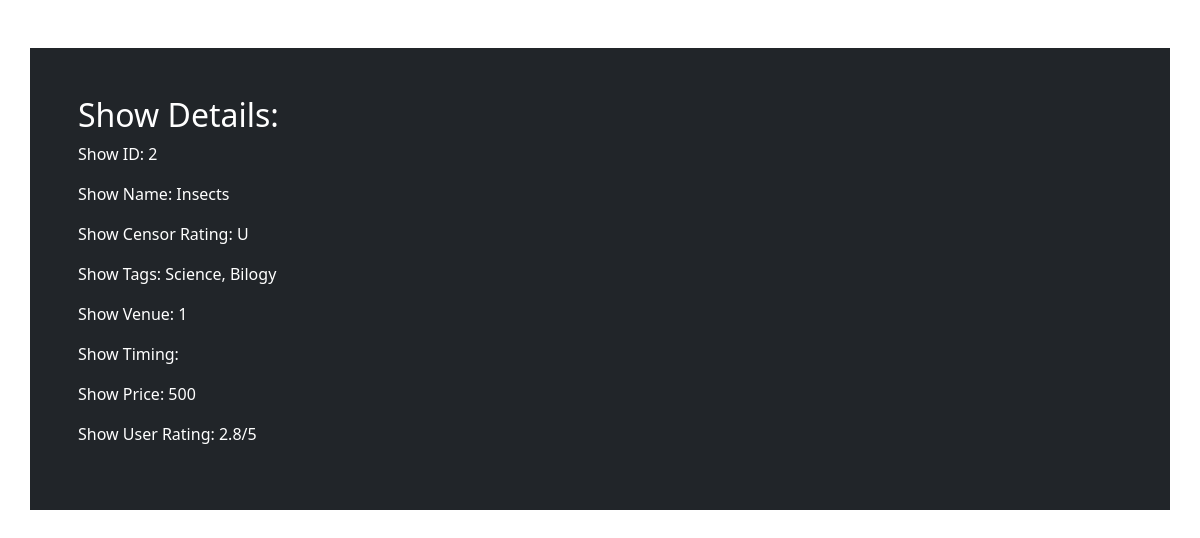
The page /api/show/2/display on the database its author committed.
### application/models.py (models this page shows, shortened)
class Show(db.Model):
    s_id = db.Column(db.Integer, primary_key=True)
    s_name = db.Column(db.String(50), nullable=False)
    seats_booked = db.Column(db.Integer, default=0)
    s_rating = db.Column(db.String(6), nullable=True)
    s_tags = db.Column(db.String(100), nullable=True)
    s_price = db.Column(db.Integer, nullable=False)
    s_time = db.Column(db.String, nullable = False)
    s_venue = db.Column(db.Integer, db.ForeignKey('venue.v_id'), nullable=False)
    admin_id = db.Column(db.Integer, db.ForeignKey(
        'admin.admin_id'), default=1)
    s_bookings = db.relationship(
        "Booking", backref="which_show", cascade="all, delete")
    s_ratings = db.relationship(
        "Ratings", backref="which_show", cascade="all, delete")

### application/controllers.py (the view)
@app.route('/api/show/<int:s_id>/display')
def api_show_page_display(s_id):
    show = Show.query.filter_by(s_id=s_id).first()
    if show:
        avg_rating = Ratings.query.filter_by(s_id=s_id).with_entities(
            func.avg(Ratings.r_score)).scalar()
        if avg_rating == None:
            avg_rating = 0
        return render_template('api_show_page.html', show_details=show, avg_rating_score=avg_rating)
    else:
        return '''<h2>Show dosen\'t exists.</h2>'''

### templates/api_show_page.html (shortened to what this page needs)
<!DOCTYPE html>
<html lang="en">
<head>
    <link href="https://cdn.jsdelivr.net/npm/bootstrap@5.3.0-alpha1/dist/css/bootstrap.min.css" rel="stylesheet"
>
</head>
<body>
    <div class="container p-5 my-5 bg-dark text-white">
        <h2>Show Details:</h2>
        <p>Show ID: {{show_details.s_id}}</p>
        <p>Show Name: {{show_details.s_name}}</p>
        <p>Show Censor Rating: {{show_details.s_rating}}</p>
        <p>Show Tags: {{show_details.s_tags}}</p>
        <p>Show Venue: {{show_details.s_venue}}</p>
        <p>Show Timing: {{show_details.s_timing}}</p>
        <p>Show Price: {{show_details.s_price}}</p>
        <p>Show User Rating: {{avg_rating_score|round(1)}}/5</p>
    </div>
</body>
</html>

### rows shown on the page
Show: s_id "2", s_name "Insects", s_rating "U", s_tags "Science, Bilogy", s_venue "1", s_price "500"

### other values the page prints
{{ avg_rating_score|round(1) }} "2.8"
